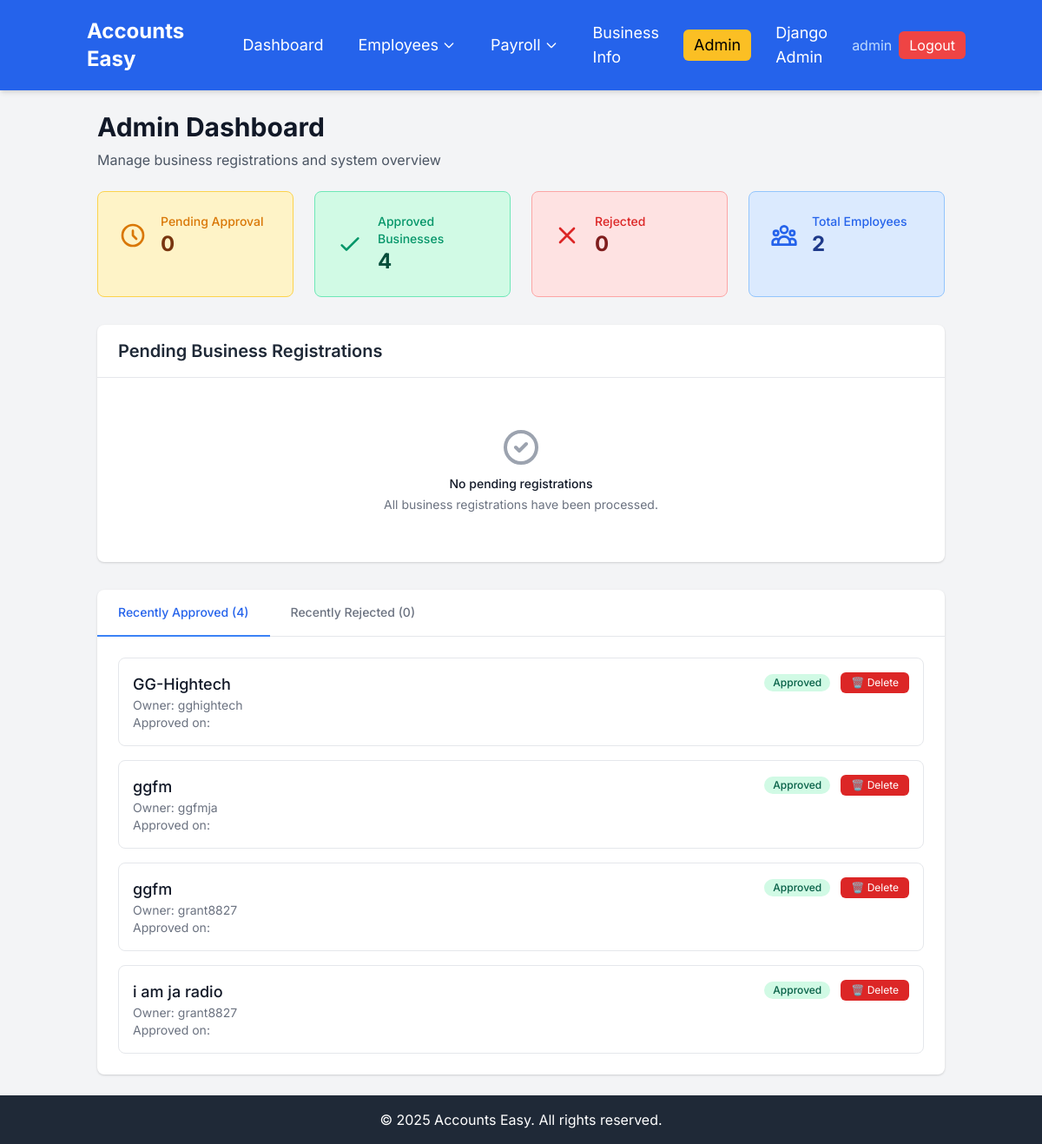
/admin-dashboard/ (signed in), run on the app's committed database.
### accounts_easy/models.py (models this page shows, shortened)
class Business(models.Model):
    STATUS_CHOICES = [
        ('pending', 'Pending Approval'),
        ('approved', 'Approved'),
        ('rejected', 'Rejected'),
    ]
    name = models.CharField(max_length=200)
    registration_number = models.CharField(max_length=50, unique=True, blank=True)
    address = models.TextField()
    phone = models.CharField(max_length=20, blank=True)
    email = models.EmailField()
    tax_id = models.CharField(max_length=50, blank=True)
    owner = models.ForeignKey(User, on_delete=models.CASCADE, related_name='owned_businesses')
    status = models.CharField(max_length=20, choices=STATUS_CHOICES, default='pending')
    created_at = models.DateTimeField(auto_now_add=True)
    class Meta:
        ordering = ['name']
        verbose_name_plural = "Businesses"

### accounts_easy/views.py (the view)
# urls.py: path('admin-dashboard/', views.admin_dashboard, name='admin_dashboard'),
@login_required
def admin_dashboard(request):
    if not request.user.is_superuser:
        return HttpResponseForbidden("You don't have permission to access this page.")
    pending_businesses = Business.objects.filter(status='pending').order_by('-created_at')
    approved_businesses = Business.objects.filter(status='approved').order_by('-created_at')[:10]
    rejected_businesses = Business.objects.filter(status='rejected').order_by('-created_at')[:10]
    context = {
        'total_businesses': Business.objects.count(),
        'total_pending': pending_businesses.count(),
        'total_approved': Business.objects.filter(status='approved').count(),
        'total_rejected': Business.objects.filter(status='rejected').count(),
        'pending_businesses': pending_businesses,
        'approved_businesses': approved_businesses,
        'rejected_businesses': rejected_businesses,
        'total_employees': Employee.objects.count(),
        'recent_businesses': Business.objects.order_by('-created_at')[:10],
    }
    return render(request, 'accounts_easy/admin_dashboard.html', context)

### templates/accounts_easy/admin_dashboard.html (shortened to what this page needs)
{% extends 'base.html' %}
{% block content %}
<div class="max-w-7xl mx-auto">
    <div class="mb-6">
        <h1 class="text-3xl font-bold text-gray-900">Admin Dashboard</h1>
        <p class="text-gray-600 mt-2">Manage business registrations and system overview</p>
    </div>
    <div class="grid grid-cols-1 md:grid-cols-4 gap-6 mb-8">
        <div class="bg-yellow-100 border border-yellow-300 rounded-lg p-6">
            <div class="flex items-center">
                <div class="flex-shrink-0">
                    <svg class="h-8 w-8 text-yellow-600" fill="none" stroke="currentColor" viewBox="0 0 24 24">
                        <path stroke-linecap="round" stroke-linejoin="round" stroke-width="2" d="M12 8v4l3 3m6-3a9 9 0 11-18 0 9 9 0 0118 0z"></path>
                    </svg>
                </div>
                <div class="ml-4">
                    <p class="text-sm font-medium text-yellow-600">Pending Approval</p>
                    <p class="text-2xl font-bold text-yellow-900">{{ total_pending }}</p>
                </div>
            </div>
        </div>
        <div class="bg-green-100 border border-green-300 rounded-lg p-6">
            <div class="flex items-center">
                <div class="flex-shrink-0">
                    <svg class="h-8 w-8 text-green-600" fill="none" stroke="currentColor" viewBox="0 0 24 24">
                        <path stroke-linecap="round" stroke-linejoin="round" stroke-width="2" d="M5 13l4 4L19 7"></path>
                    </svg>
                </div>
                <div class="ml-4">
                    <p class="text-sm font-medium text-green-600">Approved Businesses</p>
                    <p class="text-2xl font-bold text-green-900">{{ total_approved }}</p>
                </div>
            </div>
        </div>
        <div class="bg-red-100 border border-red-300 rounded-lg p-6">
            <div class="flex items-center">
                <div class="flex-shrink-0">
                    <svg class="h-8 w-8 text-red-600" fill="none" stroke="currentColor" viewBox="0 0 24 24">
                        <path stroke-linecap="round" stroke-linejoin="round" stroke-width="2" d="M6 18L18 6M6 6l12 12"></path>
                    </svg>
                </div>
                <div class="ml-4">
                    <p class="text-sm font-medium text-red-600">Rejected</p>
                    <p class="text-2xl font-bold text-red-900">{{ total_rejected }}</p>
                </div>
            </div>
        </div>
        <div class="bg-blue-100 border border-blue-300 rounded-lg p-6">
            <div class="flex items-center">
                <div class="flex-shrink-0">
                </div>
                <div class="ml-4">
                    <p class="text-sm font-medium text-blue-600">Total Employees</p>
                    <p class="text-2xl font-bold text-blue-900">{{ total_employees }}</p>
                </div>
            </div>
        </div>
    </div>
    <div class="bg-white shadow rounded-lg mb-8">
        <div class="px-6 py-4 border-b border-gray-200">
            <h2 class="text-xl font-semibold text-gray-800">Pending Business Registrations</h2>
        </div>
        <div class="p-6">
            {% if pending_businesses %}
                <div class="overflow-x-auto">
                    <table class="min-w-full divide-y divide-gray-200">
                        <thead class="bg-gray-50">
                            <tr>
                                <th class="px-6 py-3 text-left text-xs font-medium text-gray-500 uppercase tracking-wider">Business Name</th>
                                <th class="px-6 py-3 text-left text-xs font-medium text-gray-500 uppercase tracking-wider">Owner</th>
                                <th class="px-6 py-3 text-left text-xs font-medium text-gray-500 uppercase tracking-wider">Email</th>
                                <th class="px-6 py-3 text-left text-xs font-medium text-gray-500 uppercase tracking-wider">Submitted</th>
                                <th class="px-6 py-3 text-left text-xs font-medium text-gray-500 uppercase tracking-wider">Actions</th>
                            </tr>
                        </thead>
                        <tbody class="bg-white divide-y divide-gray-200">
                            {% for business in pending_businesses %}
                                <tr>
                                    <td class="px-6 py-4 whitespace-nowrap">
                                        <div class="text-sm font-medium text-gray-900">{{ business.name }}</div>
                                        {% if business.registration_number %}
                                            <div class="text-sm text-gray-500">Reg: {{ business.registration_number }}</div>
                                        {% endif %}
                                    </td>
                                    <td class="px-6 py-4 whitespace-nowrap">
                                        <div class="text-sm text-gray-900">{{ business.owner.get_full_name|default:business.owner.username }}</div>
                                        <div class="text-sm text-gray-500">{{ business.owner.email }}</div>
                                    </td>
                                    <td class="px-6 py-4 whitespace-nowrap text-sm text-gray-900">
                                        {{ business.email }}
                                    </td>
                                    <td class="px-6 py-4 whitespace-nowrap text-sm text-gray-500">
                                        {{ business.created_at|date:"M d, Y" }}
                                    </td>
                                    <td class="px-6 py-4 whitespace-nowrap text-sm font-medium">
                                        <a href="{% url 'accounts_easy:approve_business' business.id %}" class="bg-green-600 hover:bg-green-700 text-white px-3 py-1 rounded-md mr-2 transition duration-300">
                                            Approve
                                        </a>
                                        <a href="{% url 'accounts_easy:reject_business' business.id %}" class="bg-red-600 hover:bg-red-700 text-white px-3 py-1 rounded-md transition duration-300">
                                            Reject
                                        </a>
                                    </td>
                                </tr>
                            {% endfor %}
                        </tbody>
                    </table>
                </div>
            {% else %}
                <div class="text-center py-8">
                    <svg class="mx-auto h-12 w-12 text-gray-400" fill="none" stroke="currentColor" viewBox="0 0 24 24">
                        <path stroke-linecap="round" stroke-linejoin="round" stroke-width="2" d="M9 12l2 2 4-4m6 2a9 9 0 11-18 0 9 9 0 0118 0z"></path>
                    </svg>
                    <h3 class="mt-2 text-sm font-medium text-gray-900">No pending registrations</h3>
                    <p class="mt-1 text-sm text-gray-500">All business registrations have been processed.</p>
                </div>
            {% endif %}
        </div>
    </div>
    <div class="bg-white shadow rounded-lg">
        <div class="border-b border-gray-200">
            <nav class="-mb-px flex">
                <a href="#" class="border-b-2 border-blue-500 py-4 px-6 text-sm font-medium text-blue-600">
                    Recently Approved ({{ approved_businesses|length }})
                </a>
                <a href="#" class="border-b-2 border-transparent py-4 px-6 text-sm font-medium text-gray-500 hover:text-gray-700 hover:border-gray-300">
                    Recently Rejected ({{ rejected_businesses|length }})
                </a>
            </nav>
        </div>
        <div class="p-6">
            <div id="approved-tab">
                {% if approved_businesses %}
                    <div class="space-y-4">
                        {% for business in approved_businesses %}
                            <div class="border border-gray-200 rounded-lg p-4">
                                <div class="flex justify-between items-start">
                                    <div>
                                        <h3 class="text-lg font-medium text-gray-900">{{ business.name }}</h3>
                                        <p class="text-sm text-gray-500">Owner: {{ business.owner.get_full_name|default:business.owner.username }}</p>
                                        <p class="text-sm text-gray-500">Approved on: {{ business.approved_at|date:"F d, Y g:i A" }}</p>
                                    </div>
                                    <div class="flex items-center space-x-3">
                                        <span class="inline-flex items-center px-2.5 py-0.5 rounded-full text-xs font-medium bg-green-100 text-green-800">
                                            Approved
                                        </span>
                                        <a href="{% url 'accounts_easy:delete_business' business.id %}"
                                           class="bg-red-600 hover:bg-red-700 text-white px-3 py-1 rounded-md text-xs transition duration-300"
                                           onclick="return confirm('Are you sure you want to delete {{ business.name }}? This action cannot be undone.')">
                                            🗑️ Delete
                                        </a>
                                    </div>
                                </div>
                            </div>
                        {% endfor %}
                    </div>
                {% else %}
                    <p class="text-gray-500">No recently approved businesses.</p>
                {% endif %}
            </div>
        </div>
    </div>
</div>
{% endblock %}

### templates/base.html (shortened to what this page needs)
<!DOCTYPE html>
<html lang="en">
<head>
    <link href="https://cdn.jsdelivr.net/npm/tailwindcss@2.2.19/dist/tailwind.min.css" rel="stylesheet">
</head>
<body class="bg-gray-100 min-h-screen flex flex-col">
    {% if user.is_authenticated %}
    <nav class="bg-blue-600 p-4 text-white shadow-md" x-data="{ open: false }">
        <div class="container mx-auto flex justify-between items-center">
            <a href="{% url 'accounts_easy:dashboard' %}" class="text-2xl font-bold rounded-md px-3 py-1 hover:bg-blue-700 transition duration-300">
                Accounts Easy
            </a>
            <div class="hidden md:flex items-center space-x-4">
                <a href="{% url 'accounts_easy:dashboard' %}" class="text-lg hover:underline rounded-md px-3 py-1 hover:bg-blue-700 transition duration-300">Dashboard</a>
                <div class="relative group">
                    <button class="text-lg hover:underline rounded-md px-3 py-1 hover:bg-blue-700 transition duration-300 flex items-center">
                        Employees
                        <svg class="w-4 h-4 ml-1" fill="none" stroke="currentColor" viewBox="0 0 24 24">
                            <path stroke-linecap="round" stroke-linejoin="round" stroke-width="2" d="M19 9l-7 7-7-7"></path>
                        </svg>
                    </button>
                </div>
                <div class="relative group">
                    <button class="text-lg hover:underline rounded-md px-3 py-1 hover:bg-blue-700 transition duration-300 flex items-center">
                        Payroll
                        <svg class="w-4 h-4 ml-1" fill="none" stroke="currentColor" viewBox="0 0 24 24">
                            <path stroke-linecap="round" stroke-linejoin="round" stroke-width="2" d="M19 9l-7 7-7-7"></path>
                        </svg>
                    </button>
                </div>
                <a href="{% url 'accounts_easy:business_info' %}" class="text-lg hover:underline rounded-md px-3 py-1 hover:bg-blue-700 transition duration-300">Business Info</a>
                {% if user.is_superuser or user.is_staff %}
                    <a href="{% url 'accounts_easy:admin_dashboard' %}" class="text-lg hover:underline rounded-md px-3 py-1 hover:bg-yellow-500 bg-yellow-400 text-black transition duration-300">Admin</a>
                    <a href="/admin/" class="text-lg hover:underline rounded-md px-3 py-1 hover:bg-blue-700 transition duration-300" target="_blank">Django Admin</a>
                {% endif %}
                <div class="flex items-center space-x-2">
                    <span class="text-blue-200">{{ user.username }}</span>
                    <form method="post" action="{% url 'logout' %}" class="inline">
                        <button type="submit" class="bg-red-500 hover:bg-red-600 px-3 py-1 rounded-md transition duration-300">Logout</button>
                    </form>
                </div>
            </div>
        </div>
    </nav>
    {% endif %}
    <main class="container mx-auto p-6 flex-grow">
        {% block content %}
        {% endblock %}
    </main>
    <footer class="bg-gray-800 text-white p-4 text-center mt-auto">
        <div class="container mx-auto">
            <p>&copy; 2025 Accounts Easy. All rights reserved.</p>
        </div>
    </footer>
</body>
</html>

### templates/base.html (style rules this page uses)
body { font-family: 'Inter', sans-serif; }

### data on the page
Business: name "GG-Hightech", owner.get_full_name "gghightech"
Business: name "ggfm", owner.get_full_name "ggfmja"
Business: name "ggfm", owner.get_full_name "grant8827"
Business: name "i am ja radio", owner.get_full_name "grant8827"

### other printed values
{{ user.username }} "admin"
{{ total_pending }} "0"
{{ total_approved }} "4"
{{ total_rejected }} "0"
{{ total_employees }} "2"
{{ approved_businesses|length }} "4"
{{ rejected_businesses|length }} "0"
